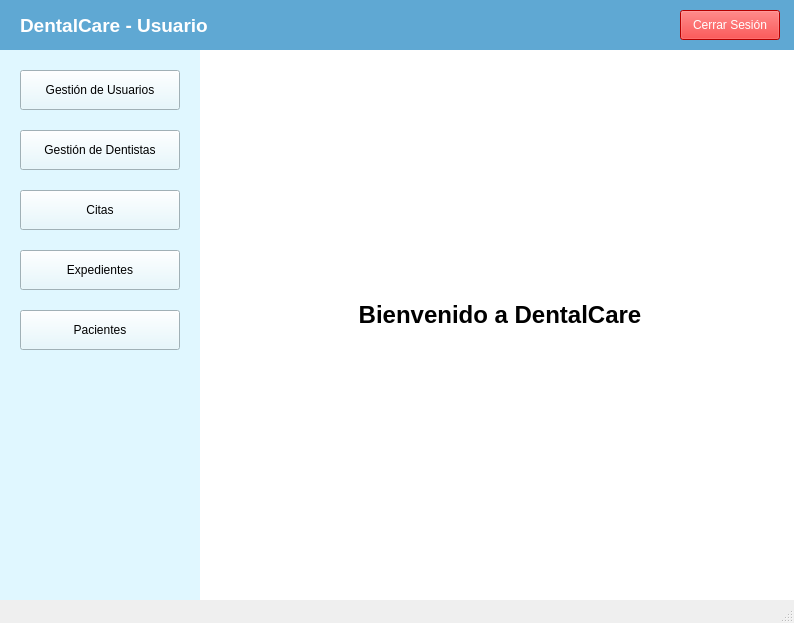
<?xml version="1.0" encoding="UTF-8"?>
<ui version="4.0">
 <class>MainWindow</class>
 <widget class="QMainWindow" name="MainWindow">
  <property name="geometry">
   <rect>
    <x>0</x>
    <y>0</y>
    <width>794</width>
    <height>623</height>
   </rect>
  </property>
  <property name="windowTitle">
   <string>DentalCare</string>
  </property>
  <widget class="QWidget" name="centralwidget">
   <widget class="QWidget" name="header" native="true">
    <property name="geometry">
     <rect>
      <x>0</x>
      <y>0</y>
      <width>800</width>
      <height>50</height>
     </rect>
    </property>
    <property name="styleSheet">
     <string notr="true">background-color: #5FA8D3; color: white;</string>
    </property>
    <widget class="QLabel" name="clinicName">
     <property name="geometry">
      <rect>
       <x>20</x>
       <y>10</y>
       <width>251</width>
       <height>30</height>
      </rect>
     </property>
     <property name="font">
      <font>
       <pointsize>14</pointsize>
       <weight>75</weight>
       <bold>true</bold>
      </font>
     </property>
     <property name="text">
      <string>DentalCare - Usuario</string>
     </property>
    </widget>
    <widget class="QPushButton" name="btnLogout">
     <property name="geometry">
      <rect>
       <x>680</x>
       <y>10</y>
       <width>100</width>
       <height>30</height>
      </rect>
     </property>
     <property name="styleSheet">
      <string notr="true">background-color: #FF0000; color: white;</string>
     </property>
     <property name="text">
      <string>Cerrar Sesión</string>
     </property>
    </widget>
   </widget>
   <widget class="QWidget" name="sidebar" native="true">
    <property name="geometry">
     <rect>
      <x>0</x>
      <y>50</y>
      <width>200</width>
      <height>550</height>
     </rect>
    </property>
    <property name="styleSheet">
     <string notr="true">background-color: #E0F7FF;</string>
    </property>
    <widget class="QPushButton" name="btnUsers">
     <property name="geometry">
      <rect>
       <x>20</x>
       <y>20</y>
       <width>160</width>
       <height>40</height>
      </rect>
     </property>
     <property name="text">
      <string>Gestión de Usuarios</string>
     </property>
    </widget>
    <widget class="QPushButton" name="btnDentists">
     <property name="geometry">
      <rect>
       <x>20</x>
       <y>80</y>
       <width>160</width>
       <height>40</height>
      </rect>
     </property>
     <property name="text">
      <string>Gestión de Dentistas</string>
     </property>
    </widget>
    <widget class="QPushButton" name="btnAppointments">
     <property name="geometry">
      <rect>
       <x>20</x>
       <y>140</y>
       <width>160</width>
       <height>40</height>
      </rect>
     </property>
     <property name="text">
      <string>Citas</string>
     </property>
    </widget>
    <widget class="QPushButton" name="btnRecords">
     <property name="geometry">
      <rect>
       <x>20</x>
       <y>200</y>
       <width>160</width>
       <height>40</height>
      </rect>
     </property>
     <property name="text">
      <string>Expedientes</string>
     </property>
    </widget>
    <widget class="QPushButton" name="btnRecords_2">
     <property name="geometry">
      <rect>
       <x>20</x>
       <y>260</y>
       <width>160</width>
       <height>40</height>
      </rect>
     </property>
     <property name="text">
      <string>Pacientes</string>
     </property>
    </widget>
   </widget>
   <widget class="QWidget" name="mainContent" native="true">
    <property name="geometry">
     <rect>
      <x>200</x>
      <y>50</y>
      <width>600</width>
      <height>550</height>
     </rect>
    </property>
    <property name="styleSheet">
     <string notr="true">background-color: #ffffff;</string>
    </property>
    <widget class="QLabel" name="welcomeImage">
     <property name="geometry">
      <rect>
       <x>200</x>
       <y>20</y>
       <width>200</width>
       <height>200</height>
      </rect>
     </property>
     <property name="pixmap">
      <pixmap>logo.png</pixmap>
     </property>
     <property name="alignment">
      <set>Qt::AlignCenter</set>
     </property>
    </widget>
    <widget class="QLabel" name="welcomeMessage">
     <property name="geometry">
      <rect>
       <x>100</x>
       <y>240</y>
       <width>400</width>
       <height>50</height>
      </rect>
     </property>
     <property name="font">
      <font>
       <pointsize>18</pointsize>
       <weight>75</weight>
       <bold>true</bold>
      </font>
     </property>
     <property name="text">
      <string>Bienvenido a DentalCare</string>
     </property>
     <property name="alignment">
      <set>Qt::AlignCenter</set>
     </property>
    </widget>
   </widget>
  </widget>
  <widget class="QMenuBar" name="menubar">
   <property name="geometry">
    <rect>
     <x>0</x>
     <y>0</y>
     <width>794</width>
     <height>26</height>
    </rect>
   </property>
  </widget>
  <widget class="QStatusBar" name="statusbar"/>
 </widget>
 <resources/>
 <connections/>
</ui>
